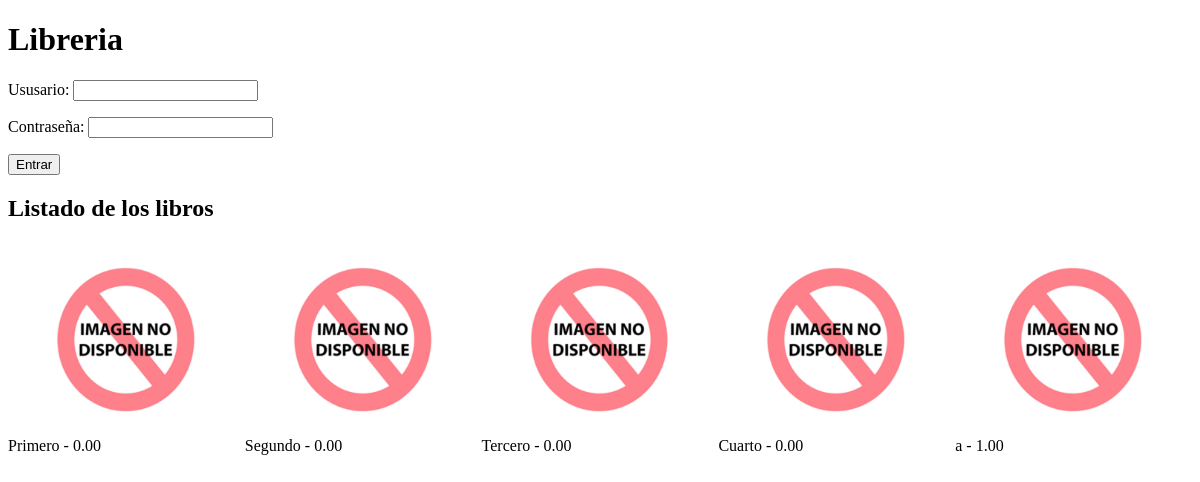
The page /Examen_sessiones/Libreria/index.php on the database its author committed.
### tables this page shows
CREATE TABLE `libros` (
  `referencia` int(11) NOT NULL,
  `titulo` varchar(30) NOT NULL,
  `autor` varchar(30) NOT NULL,
  `descripcion` varchar(150) NOT NULL,
  `precio` double(5,2) NOT NULL,
  `portada` varchar(50) NOT NULL DEFAULT 'no_imagen.jpg'
);

### Examen_sessiones/Libreria/index.php (the view, shortened to what this page needs)
<?php
if (isset($_SESSION["usuario"]) && $_SESSION["tipo"] == "admin") {
    header("location:admin/gest_libros.php");
} else if (isset($_SESSION["usuario"]) && $_SESSION["tipo"] == "normal" || !isset($_SESSION["usuario"])) {
        try {
            $conexion = mysqli_connect(HOST, USERNAME, PASSWORD, NAMEDB);
        } catch (Exception $e) {
            session_destroy();
            die(error_page("Error examen", "<p>No se ha podido conectar a la base de datos para conseguir los libros</p>"));
        }
        try {
            $consulta = "select * from libros";
            $resultado = mysqli_query($conexion, $consulta);
        } catch (Exception $e) {
            mysqli_close($conexion);
            session_destroy();
            die(error_page("Error examen", "<p>No se ha podido realizar la consulta a la bd para traer los libros</p>"));
        }
        ?>
        <!DOCTYPE html>
        <html lang="en">
        <head>
        </head>
        <body>
            <h1>Libreria</h1>
            <?php
            if (isset($_SESSION["usuario"]) && $_SESSION["tipo"] == "normal") {
                echo "<p>bienvenido <strong>" . $_SESSION["usuario"] . "</strong><form method='post' action='index.php'><button name='salir'>Salir</button></form></p>";
            } else {
                ?>
                <form action="index.php" method="post">
                    <p>
                        <label for="usuario">Ususario: </label>
                        <input type="text" name="usuario" maxlength="15" value="<?php if (isset($_POST["entrar"]))
                            echo $_POST["usuario"] ?>">
                    </p>
                    <p>
                        <label for="contraseña">Contraseña: </label>
                        <input type="password" name="contraseña" maxlength="50">
                    </p>
                        <p>
                            <button name="entrar" type="submit">Entrar</button>
                        </p>
                    </form>
                <?php
            }
            ?>
            <h2>Listado de los libros</h2>
            <div id="listadoLibros">
                <?php
                while ($datosLibros = mysqli_fetch_assoc($resultado)) {
                    echo "<div><img src='Images/" . $datosLibros["portada"] . "'><span>" . $datosLibros["titulo"] . " - " . $datosLibros["precio"] . "</span></div>";
                }
                ?>
            </div>
        </body>
        </html>
        <?php
    }
?>

### Examen_sessiones/Libreria/index.php (style rules this page uses)
div#listadoLibros { display: flex; flex-direction: row; flex: 0 40% }
div#listadoLibros div { display: flex; flex-direction: column; }
img { width: 100%; height: auto; }

### rows shown on the page
libros: portada (placeholder picture), titulo "Primero", precio "0.00"
libros: portada (placeholder picture), titulo "Segundo", precio "0.00"
libros: portada (placeholder picture), titulo "Tercero", precio "0.00"
libros: portada (placeholder picture), titulo "Cuarto", precio "0.00"
libros: portada (placeholder picture), titulo "a", precio "1.00"
